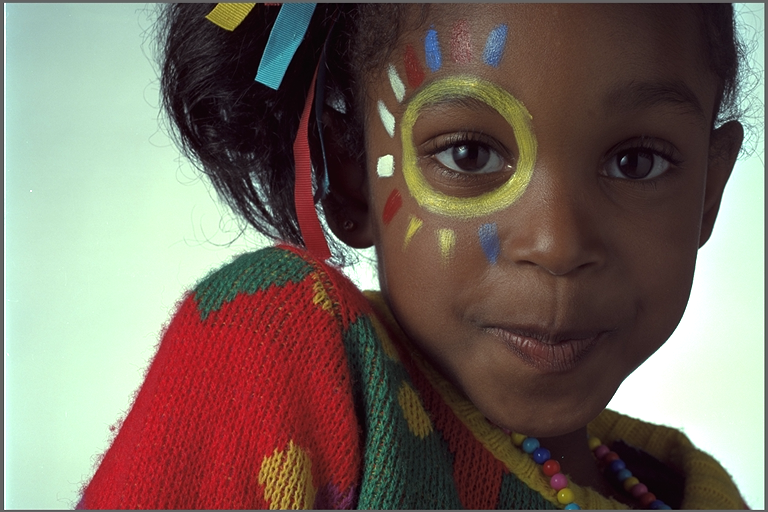
#> input picture Images/girl.png, 768 x 512 px
$ python SciPy_Morphology.py
#> lines starting #> are read from the running program, lines starting #| are printed output that depends on the picture; after the words box and inside, x2 and y2 are one past the last pixel; in counts of white or black regions, pixels touching at a corner belong together
from PIL import Image
from numpy import *
from scipy.ndimage import measurements, morphology
import matplotlib.pyplot as plt


# Load image and threshold to make sure it is binary
infile = '../Images/girl.png'
im = array(Image.open(infile).convert('L'))
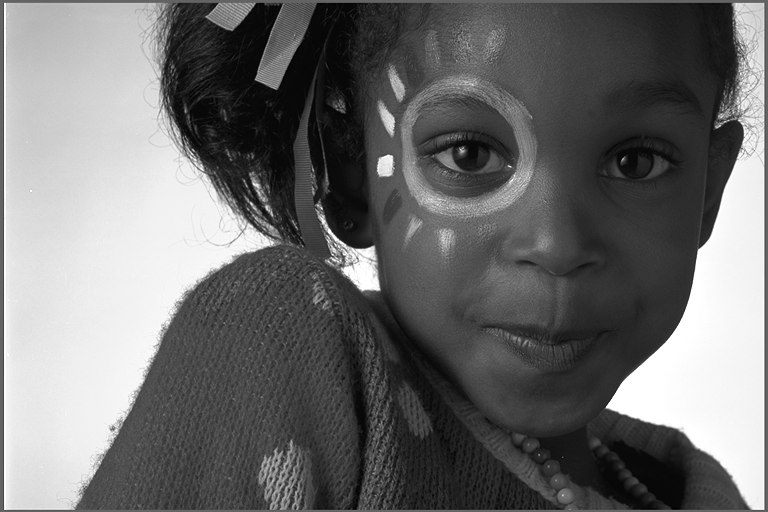
#> im: shape (512, 768); min 1, max 255, mean 108.9
im = 1*(im<128)
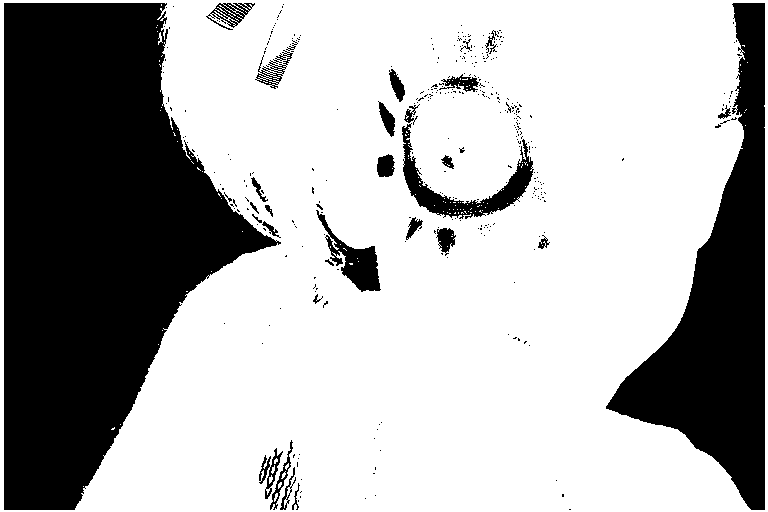
#> im: shape (512, 768) int64; values 0 (black) and 1 (white), 68.5% white; 373 black regions (343 under 20 px), largest, box (x1, y1, x2, y2) and area: (4, 3, 281, 510) 83527, (606, 3, 765, 510) 30566, (402, 123, 534, 219) 2998

plt.figure()
plt.imshow(im)

labels, nbr_objects = measurements.label(im)
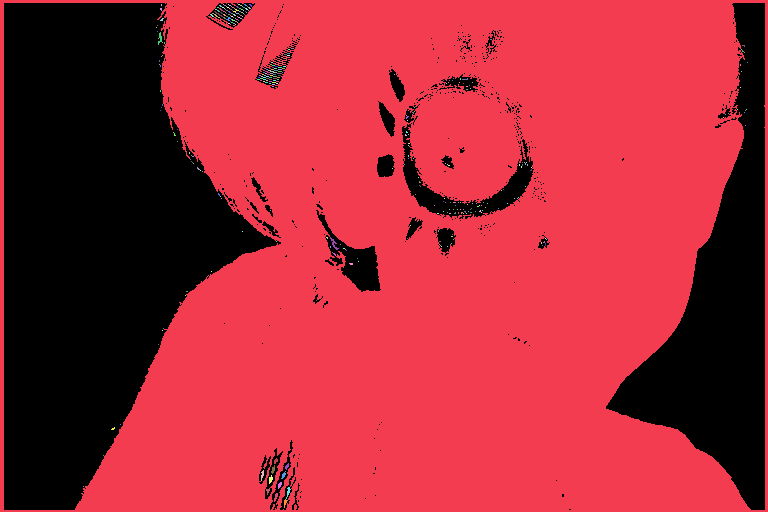
#> labels: shape (512, 768) int32; 367 distinct labels, from 0 to 366; one colour per label, 0 black
#> nbr_objects = 366
print ("Number of objects:", nbr_objects)
#| Number of objects: 366


# morphology - opening to separate object better
im_open = morphology.binary_opening(im, ones((9,5)), iterations=2)
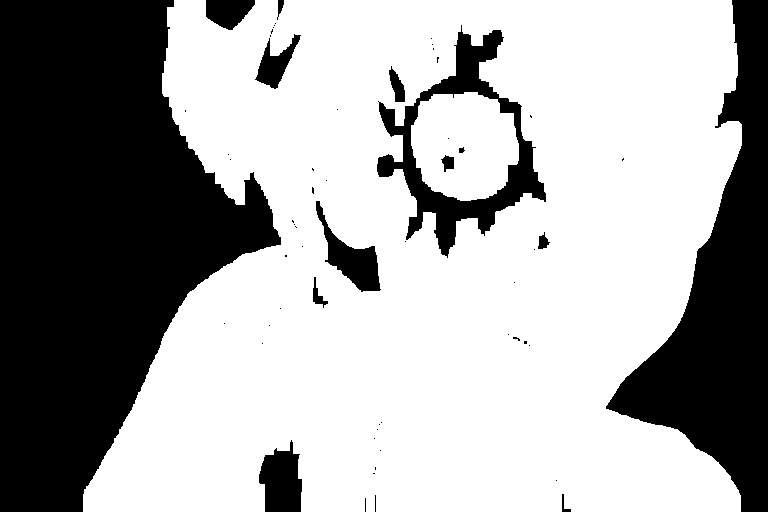
#> im_open: shape (512, 768) bool; 64.9% white; 59 black regions (45 under 20 px), largest, box (x1, y1, x2, y2) and area: (0, 0, 281, 512) 88473, (606, 0, 768, 512) 32999, (377, 25, 546, 258) 9313

labels_open, nbr_objects_open = measurements.label(im_open)
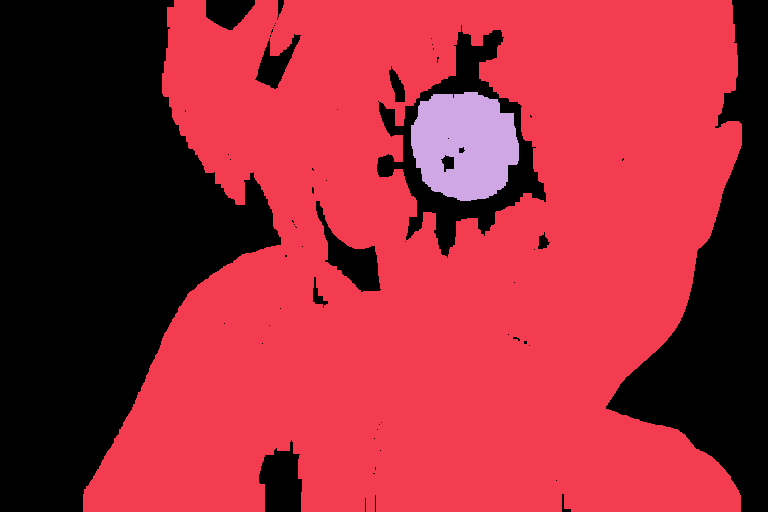
#> labels_open: shape (512, 768) int32; 3 distinct labels, from 0 to 2; one colour per label, 0 black
#> nbr_objects_open = 2
print ("Number of objects:", nbr_objects_open)
#| Number of objects: 2

plt.show()
